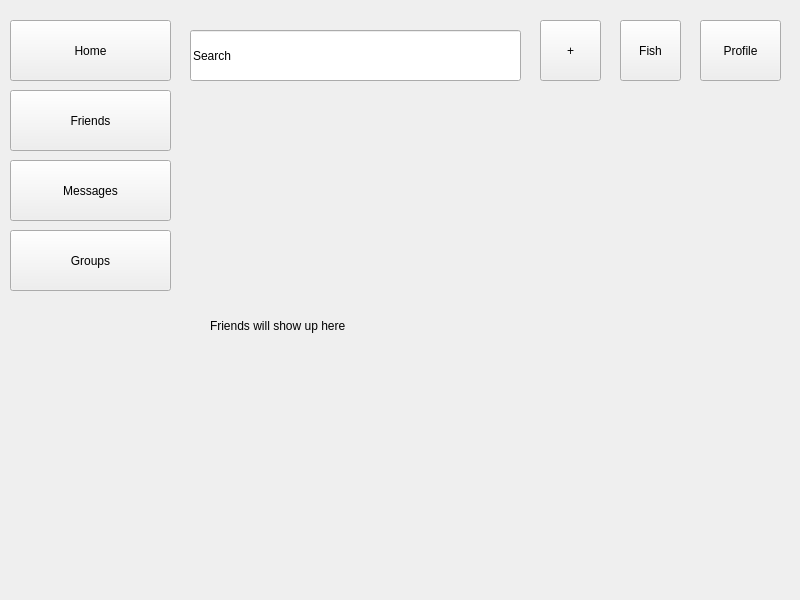
<?xml version="1.0" encoding="UTF-8"?>
<ui version="4.0">
 <class>Form</class>
 <widget class="QWidget" name="Form">
  <property name="geometry">
   <rect>
    <x>0</x>
    <y>0</y>
    <width>800</width>
    <height>600</height>
   </rect>
  </property>
  <property name="windowTitle">
   <string>Form</string>
  </property>
  <widget class="QLabel" name="label">
   <property name="geometry">
    <rect>
     <x>210</x>
     <y>110</y>
     <width>551</width>
     <height>431</height>
    </rect>
   </property>
   <property name="text">
    <string>Friends will show up here</string>
   </property>
  </widget>
  <widget class="QPushButton" name="messageButton">
   <property name="geometry">
    <rect>
     <x>10</x>
     <y>160</y>
     <width>161</width>
     <height>61</height>
    </rect>
   </property>
   <property name="text">
    <string>Messages</string>
   </property>
  </widget>
  <widget class="QLineEdit" name="searchBar">
   <property name="geometry">
    <rect>
     <x>190</x>
     <y>30</y>
     <width>331</width>
     <height>51</height>
    </rect>
   </property>
   <property name="text">
    <string>Search</string>
   </property>
  </widget>
  <widget class="QPushButton" name="postButton">
   <property name="geometry">
    <rect>
     <x>540</x>
     <y>20</y>
     <width>61</width>
     <height>61</height>
    </rect>
   </property>
   <property name="text">
    <string>+</string>
   </property>
  </widget>
  <widget class="QPushButton" name="friendsButton">
   <property name="geometry">
    <rect>
     <x>10</x>
     <y>90</y>
     <width>161</width>
     <height>61</height>
    </rect>
   </property>
   <property name="text">
    <string>Friends</string>
   </property>
  </widget>
  <widget class="QPushButton" name="profileButton">
   <property name="geometry">
    <rect>
     <x>700</x>
     <y>20</y>
     <width>81</width>
     <height>61</height>
    </rect>
   </property>
   <property name="text">
    <string>Profile</string>
   </property>
  </widget>
  <widget class="QPushButton" name="homeButton">
   <property name="geometry">
    <rect>
     <x>10</x>
     <y>20</y>
     <width>161</width>
     <height>61</height>
    </rect>
   </property>
   <property name="text">
    <string>Home</string>
   </property>
  </widget>
  <widget class="QPushButton" name="fishButton">
   <property name="geometry">
    <rect>
     <x>620</x>
     <y>20</y>
     <width>61</width>
     <height>61</height>
    </rect>
   </property>
   <property name="text">
    <string>Fish</string>
   </property>
  </widget>
  <widget class="QPushButton" name="groupButton">
   <property name="geometry">
    <rect>
     <x>10</x>
     <y>230</y>
     <width>161</width>
     <height>61</height>
    </rect>
   </property>
   <property name="text">
    <string>Groups</string>
   </property>
  </widget>
 </widget>
 <resources/>
 <connections/>
</ui>
